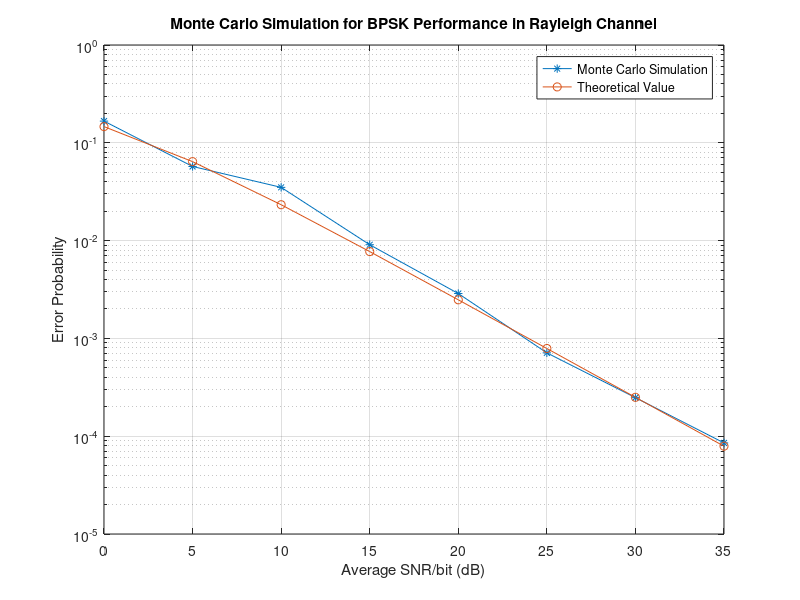

This chart was generated by the following MATLAB code:
%% Performance of Binary Modulation in Rayleigh Fading Channel
%% Transmission through a frequency nonselective channel
clc;
clear;
Eb = 1; % Energy per bit
EbNo_dB = 0:5:35; % Vary the average SNR
No_over_2 = Eb * 10.^(-EbNo_dB/10); % Noise power
sigma = 1; % Rayleigh parameter
var = sigma^2;
BER = zeros(1, length(EbNo_dB));

% Monte Carlo simulation for Error Probability Calculation
for i = 1:length(EbNo_dB)
    no_errors = 0;
    no_bits = 0;

    % Assume all-zero codeword is transmitted (m = 0)
    while no_errors <= 10 % Ensuring at least 10 errors for accuracy
        u = rand;
        alpha = sigma * sqrt(-2 * log(u)); % Rayleigh-distributed variable
        noise = sqrt(No_over_2(i)) * randn; % Gaussian noise with variance No/2
        y = alpha * sqrt(Eb) + noise; % Received signal

        % Decision Rule
        if y <= 0
            y_d = 1; % Error occurs
        else
            y_d = 0;
        end

        no_bits = no_bits + 1;
        no_errors = no_errors + y_d;
    end

    BER(i) = no_errors / no_bits; % Estimated error probability
end

% Theoretical Error Probability Calculation
rho_b = (Eb ./ No_over_2) * var;
P2 = 0.5 * (1 - sqrt(rho_b ./ (1 + rho_b))); % Theoretical value

% Plot the Results
figure;
semilogy(EbNo_dB, BER, '-*', EbNo_dB, P2, '-o');
title('Monte Carlo Simulation for BPSK Performance in Rayleigh Channel');
xlabel('Average SNR/bit (dB)');
ylabel('Error Probability');
legend('Monte Carlo Simulation', 'Theoretical Value');
grid on;
